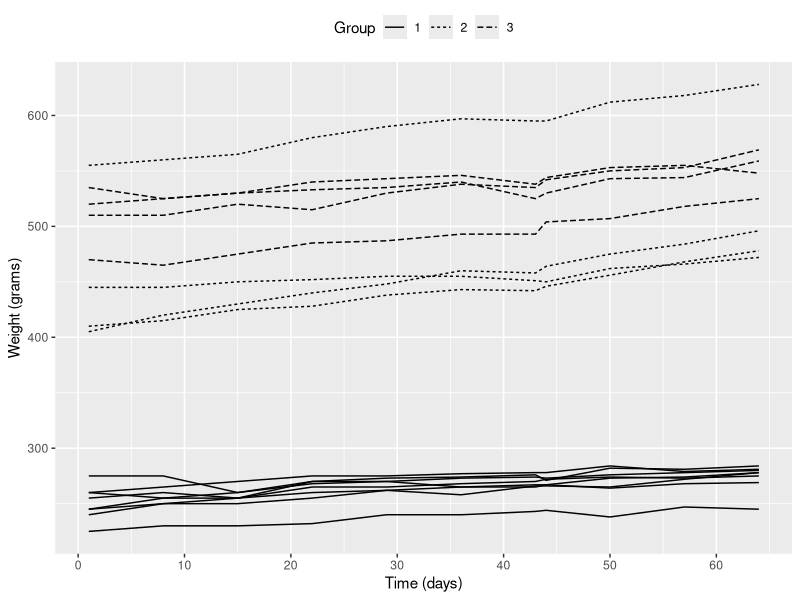
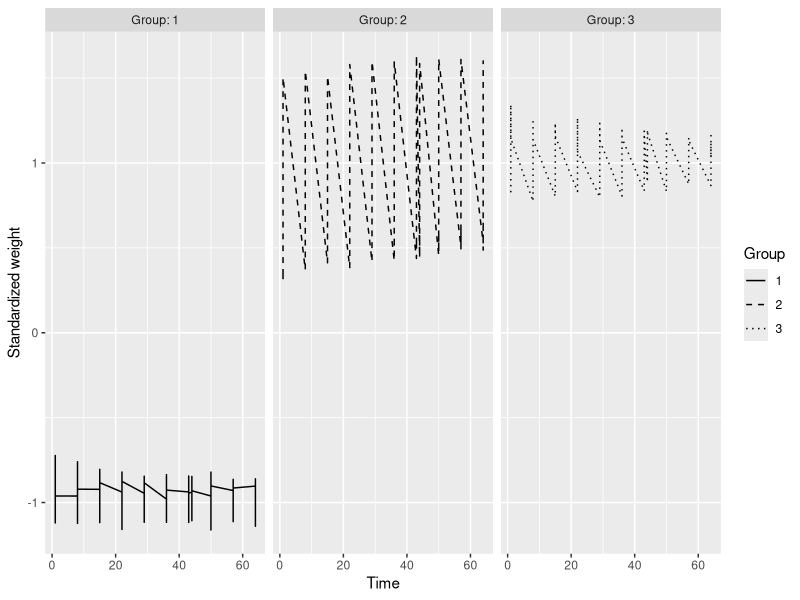
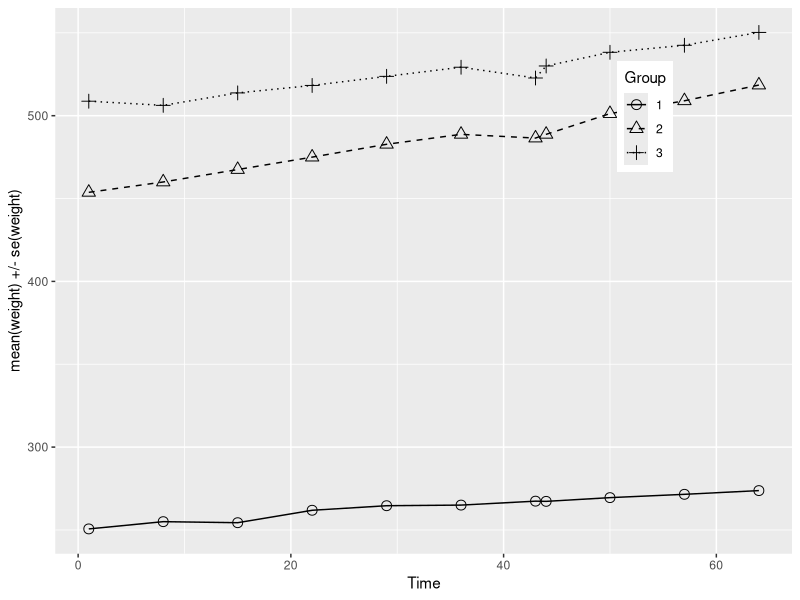
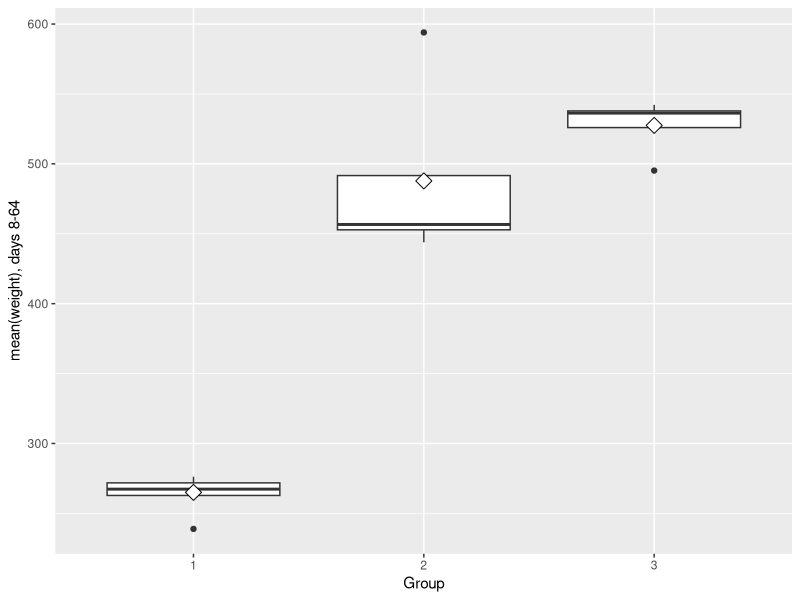
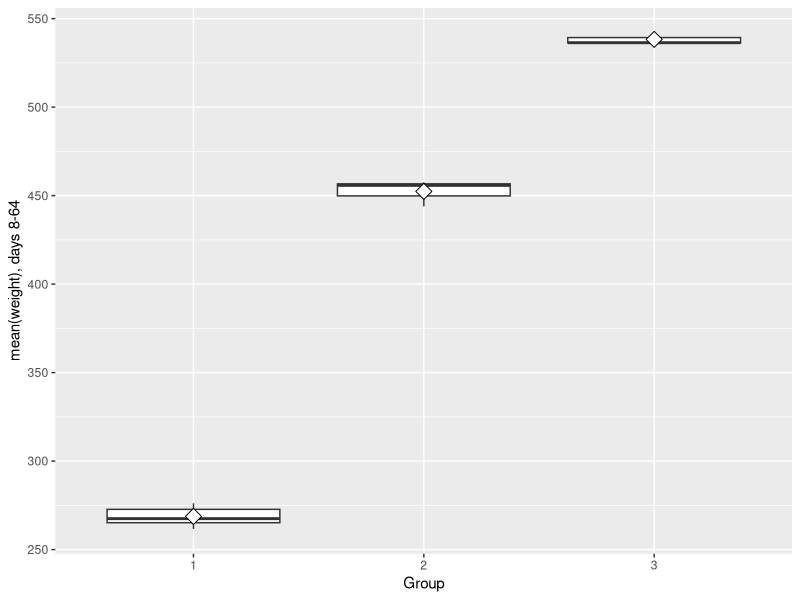
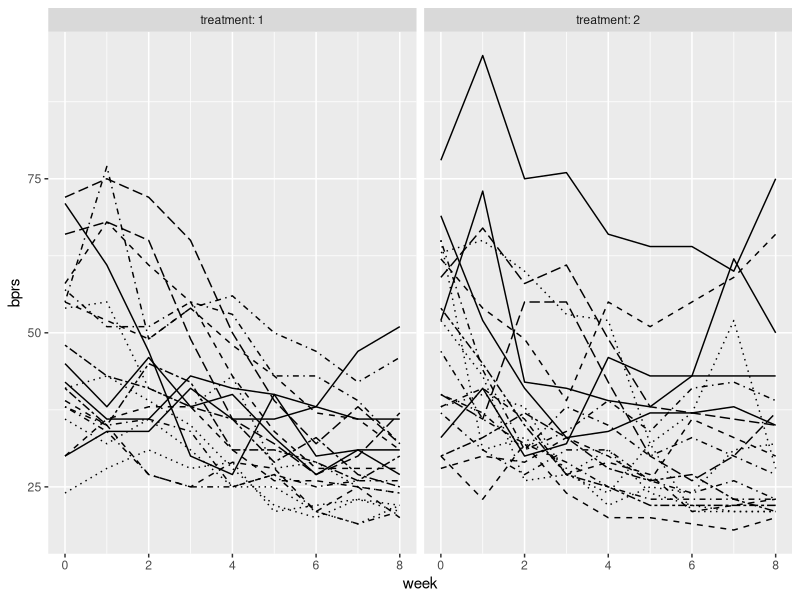
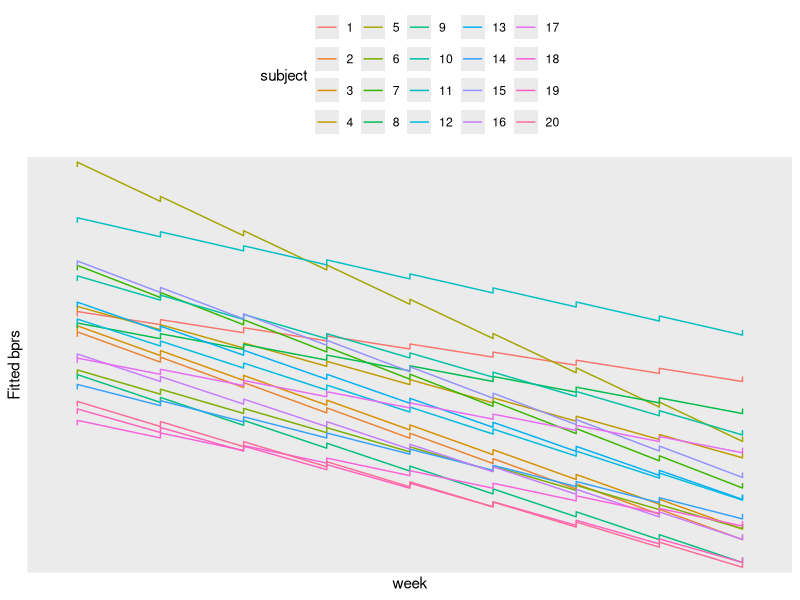
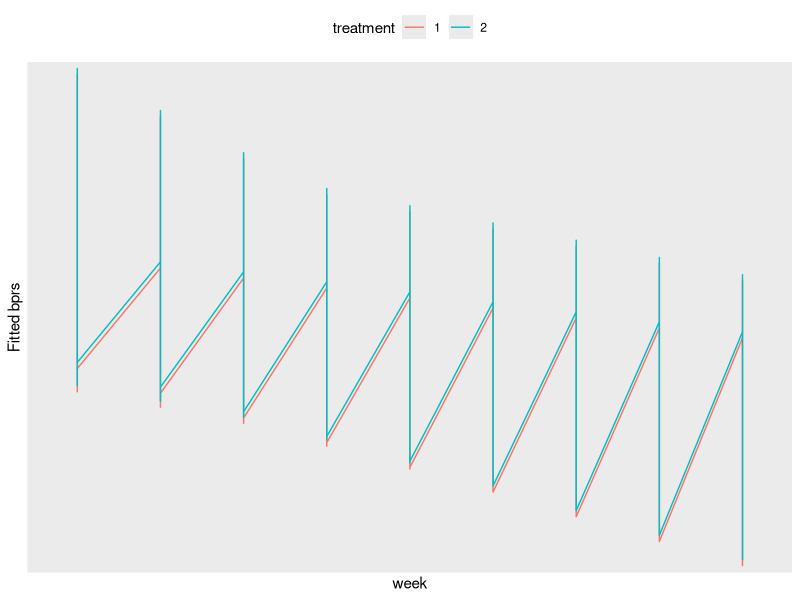

These charts were generated, in order, by the following R code:
## ---- chunk 1
setwd("C:/Users/Sara Allaouat/Documents/IODS-project/data")
RATS <- read.table("RATS.txt", header = TRUE, sep = "")
library(dplyr)
library(tidyr)
RATS$ID <- factor(RATS$ID)
RATS$Group <- factor(RATS$Group)
str(RATS)
colnames(RATS)
## ---- chunk 2
RATSL <- RATS %>%
  gather(key = WD, value = Weight, -ID, -Group) %>%
  mutate(Time = as.integer(substr(WD,3,4))) 
glimpse(RATSL)
dim(RATSL)
colnames(RATSL)
## ---- chunk 3
library(ggplot2)
ggplot(RATSL, aes(x = Time, y = Weight, group = ID)) +
  geom_line(aes(linetype = Group)) +
  scale_x_continuous(name = "Time (days)", breaks = seq(0, 60, 10)) +
  scale_y_continuous(name = "Weight (grams)") +
  theme(legend.position = "top")
## ---- chunk 4
library(ggplot2)
RATSL <- RATSL %>%
  group_by(WD) %>%
  mutate(stdrats = (Weight - mean(Weight))/sd(Weight) ) %>%
  ungroup()

ggplot(RATSL, aes(x = Time, y = stdrats, linetype = Group)) +
  geom_line() +
    scale_linetype_manual(values = rep(1:10, times=4)) +
  facet_grid(. ~ Group, labeller = label_both) +
  scale_y_continuous(name = "Standardized weight")

## ---- chunk 5
library(dplyr)
library(tidyr)
library(ggplot2)
n <- RATSL$Time %>% unique() %>% length()
RATSS <- RATSL %>%
  group_by(Group, Time) %>%
  summarise( mean = mean(Weight), se = sd(Weight)/sqrt(n) ) %>%
  ungroup()

ggplot(RATSS, aes(x = Time, y = mean, linetype = Group, shape = Group)) +
  geom_line() +
  scale_linetype_manual(values = c(1,2,3)) +
  geom_point(size=3) +
  scale_shape_manual(values = c(1,2,3)) +
  theme(legend.position = c(0.8,0.8, 0.8)) +
  scale_y_continuous(name = "mean(weight) +/- se(weight)")
## ---- chunk 6
library(dplyr)
library(tidyr)
library(ggplot2)
RATSL8S <- RATSL %>%
  filter(Time > 1) %>%
  group_by(Group, ID) %>%
  summarise( mean=mean(Weight) ) %>%
  ungroup()
ggplot(RATSL8S, aes(x = Group, y = mean)) +
  geom_boxplot() +
  stat_summary(fun.y = "mean", geom = "point", shape=23, size=4, fill = "white") +
  scale_y_continuous(name = "mean(weight), days 8-64")
## ---- chunk 7
RATSL8S1 <- RATSL8S %>%
  filter(mean > 250 & mean < 550 & mean!= 495.2) 
RATSL8S1 # We can check the value of the third mean outlier direclty from the dataset in group 3, it's 495.2.
ggplot(RATSL8S1, aes(x = Group, y = mean)) +
  geom_boxplot() +
  stat_summary(fun.y = "mean", geom = "point", shape=23, size=4, fill = "white") +
  scale_y_continuous(name = "mean(weight), days 8-64")
## ---- chunk 8
RATSL8S1
group1 <- RATSL8S1$mean[1:8]
group2 <- RATSL8S1$mean[9:11]
group3 <- RATSL8S1$mean[12:14]
t.test(group2, group3, data = RATSL8S1)
t.test(group1, group3, data = RATSL8S1)
t.test(group2, group1, data = RATSL8S1)
## ---- chunk 9
RATSL8S2 <- RATSL8S %>%
  mutate(baseline = RATS$WD1)
fit <- lm(mean ~ baseline + Group, data = RATSL8S2)
anova(fit)
## ---- chunk 10
is.na(RATS)
## ---- chunk 11
setwd("C:/Users/Sara Allaouat/Documents/IODS-project/data")
BPRS <- read.table("BPRS.txt", header = TRUE, sep = "")
library(dplyr)
library(tidyr)
BPRS$treatment <- factor(BPRS$treatment)
BPRS$subject <- factor(BPRS$subject)
str(BPRS)
colnames(BPRS)
## ---- chunk 12
BPRSL <-  BPRS %>% gather(key = weeks, value = bprs, -treatment, -subject) %>%
mutate(week = as.integer(substr(weeks,5,5)))
glimpse(BPRSL)
dim(BPRSL)
summary(BPRSL)
colnames(BPRSL)
## ---- chunk 13
ggplot(BPRSL, aes(x = week, y = bprs, linetype = subject)) +
  geom_line() +
  scale_linetype_manual(values = rep(1:10, times=4)) +
  facet_grid(. ~ treatment, labeller = label_both) +
  theme(legend.position = "none") + 
  scale_y_continuous(limits = c(min(BPRSL$bprs), max(BPRSL$bprs)))
## ---- chunk 14
BPRS_reg <- lm(bprs ~ week + treatment, data = BPRSL)
summary(BPRS_reg)
## ---- chunk 15
library(lme4)
BPRS_ref <- lmer(bprs ~ week + treatment + (1 | subject), data = BPRSL, REML = FALSE)
summary(BPRS_ref)
## ---- chunk 16
library(lme4)
BPRS_ref1 <- lmer(bprs ~ week + treatment + (week | subject), data = BPRSL, REML = FALSE)
summary(BPRS_ref1)
## ---- chunk 17
anova(BPRS_ref1, BPRS_ref)
## ---- chunk 18
library(lme4)
BPRS_ref2 <- lmer(bprs ~ week * treatment + (week | subject), data = BPRSL, REML = FALSE)
summary(BPRS_ref2)
## ---- chunk 19
anova(BPRS_ref2, BPRS_ref1)
## ---- chunk 20
Fitted <- fitted(BPRS_ref1)
BPRSL <- BPRSL %>%
  mutate(Fitted)

ggplot(BPRSL, aes(x = week, y = Fitted, group = subject)) +
  geom_line(aes(col = subject)) +
  scale_x_discrete(name = "week", breaks = seq(0, 8, 1)) +
  scale_y_discrete(name = "Fitted bprs") +
  
  theme(legend.position = "top")

ggplot(BPRSL, aes(x = week, y = Fitted, group = treatment)) +
  geom_line(aes(col = treatment)) +
  scale_x_discrete(name = "week", breaks = seq(0, 8, 1)) +
  scale_y_discrete(name = "Fitted bprs") +
  
  theme(legend.position = "top")
## ---- chunk 21
library(ggplot2)
ggplot(BPRSL, aes(x = treatment, y = Fitted)) +
  geom_boxplot() +
  stat_summary(fun.y = "fitted bprs", geom = "point", shape=23, size=4, fill = "white") +
  scale_y_continuous(name = "fitted bprs, week 0-8")
